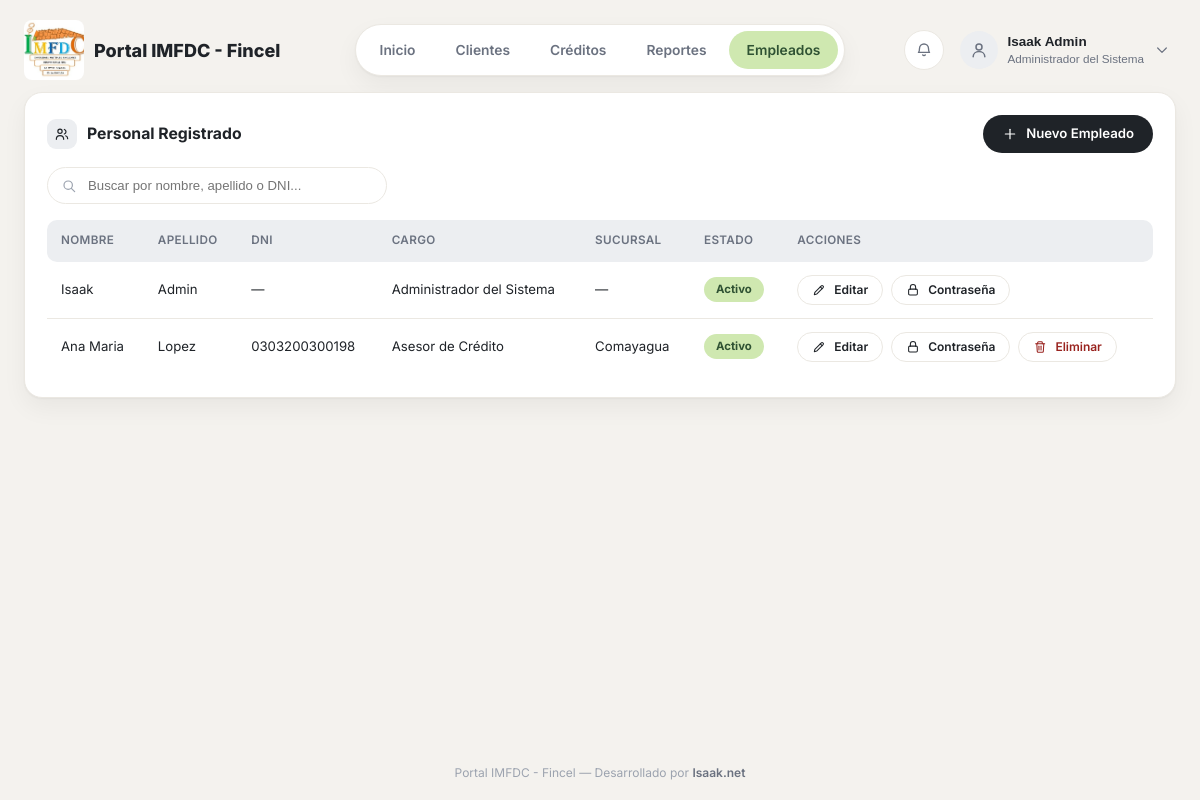
/empleados/ (signed in), run on an earlier commit of the app's database.
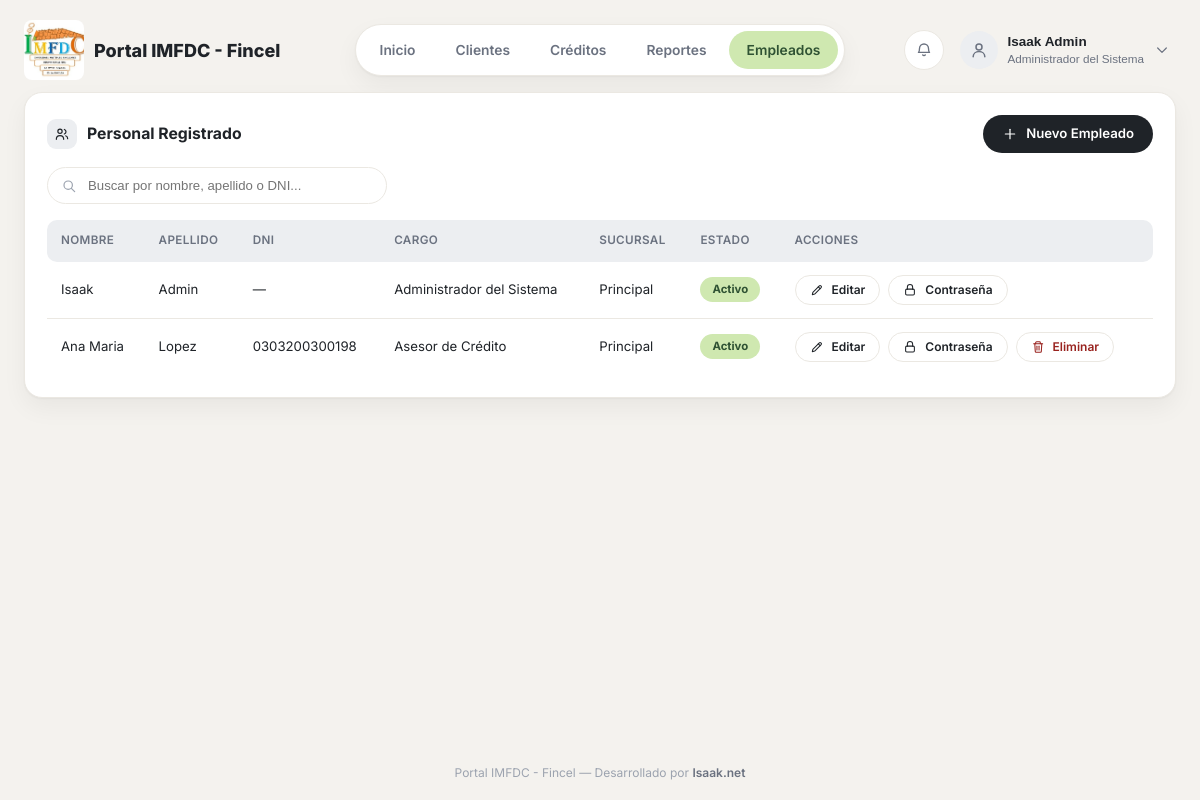
And on a later commit of the database.
### empleados/models.py (models this page shows, shortened)
class Empleado(models.Model):
    CARGO_ASESOR = 'ASESOR'
    CARGO_ANALISTA = 'ANALISTA'
    CARGO_GERENTE = 'GERENTE'
    CARGO_CAJERO = 'CAJERO'
    CARGO_ADMIN = 'ADMIN'
    CARGO_CHOICES = [
        (CARGO_ASESOR, 'Asesor de Crédito'),
        (CARGO_ANALISTA, 'Analista de Crédito'),
        (CARGO_GERENTE, 'Gerente / Comité de Crédito'),
        (CARGO_CAJERO, 'Cajero'),
        (CARGO_ADMIN, 'Administrador del Sistema'),
    ]
    CARGO_PERMISOS = {
        CARGO_ASESOR: {'crear_cliente', 'crear_credito'},
        CARGO_ANALISTA: {'crear_cliente', 'crear_credito', 'evaluar'},
        CARGO_GERENTE: {'evaluar', 'aprobar', 'rechazar'},
        CARGO_CAJERO: {'desembolsar', 'cobrar'},
        CARGO_ADMIN: {
            'crear_cliente', 'crear_credito', 'evaluar', 'aprobar',
            'rechazar', 'desembolsar', 'cobrar',
        },
    }
    user = models.OneToOneField(
        settings.AUTH_USER_MODEL,
        on_delete=models.SET_NULL,
        null=True,
        blank=True,
        related_name='empleado',
    )
    nombre = models.CharField(max_length=100)
    apellido = models.CharField(max_length=100)
    dni = models.CharField('DNI', max_length=20, unique=True, null=True, blank=True)
    cargo = models.CharField(max_length=20, choices=CARGO_CHOICES, default=CARGO_ASESOR)
    telefono = models.CharField(max_length=20, blank=True)
    correo = models.EmailField(blank=True)
    sucursal = models.CharField(max_length=100, blank=True)
    activo = models.BooleanField('Estado Activo', default=True)
    salario = models.DecimalField(max_digits=10, decimal_places=2, null=True, blank=True)
    created_at = models.DateTimeField(auto_now_add=True)
    update_at = models.DateTimeField(auto_now=True)
    class Meta:
        verbose_name = 'Empleado'
        verbose_name_plural = 'Empleados'

### empleados/views.py (the view)
# urls.py: path('empleados/', empleados_views.lista_empleados, name='lista'), # Se ve en: http://127.0.0.1:8000/empleados/
@login_required
def lista_empleados(request):
    q = request.GET.get('q', '').strip()
    empleados = Empleado.objects.all() # Trae todos los empleados de la DB
    if q:
        empleados = empleados.filter(
            Q(nombre__icontains=q) | Q(apellido__icontains=q) | Q(dni__icontains=q)
        )
    return render(request, 'empleados/lista.html', {'empleados': empleados, 'q': q})

### empleados/context_processors.py (called while the page is built)
def notificaciones(request):
    if not request.user.is_authenticated:
        return {}
    empleado = getattr(request.user, 'empleado', None)
    if empleado is None:
        return {}
    return {
        'notificaciones_recientes': empleado.notificaciones.all()[:8],
        'notificaciones_no_leidas': empleado.notificaciones.filter(leida=False).count(),
    }

### empleados/templates/empleados/lista.html (shortened to what this page needs)
{% extends 'base.html' %}
{% block content %}
<div class="card">
    <div class="card-actions-row">
        <div class="card-title" style="margin-bottom: 0;">
            <span class="icon-badge-sm">{% include 'partials/_icon.html' with name='users' size=16 %}</span>
            Personal Registrado
        </div>
        {% if request.user.empleado.cargo == 'ADMIN' %}
        <a href="{% url 'empleado_crear' %}" class="btn btn-dark">
            {% include 'partials/_icon.html' with name='plus' size=16 %}Nuevo Empleado
        </a>
        {% endif %}
    </div>
    <form method="GET" class="search-form">
        <span class="search-icon">{% include 'partials/_icon.html' with name='search' size=16 %}</span>
        <input type="search" name="q" value="{{ q }}" placeholder="Buscar por nombre, apellido o DNI...">
    </form>
    {% if empleados %}
        <div class="table-wrap">
        <table class="data-table">
            <thead>
                <tr>
                    <th>Nombre</th>
                    <th>Apellido</th>
                    <th>DNI</th>
                    <th>Cargo</th>
                    <th>Sucursal</th>
                    <th>Estado</th>
                    {% if request.user.empleado.cargo == 'ADMIN' %}<th>Acciones</th>{% endif %}
                </tr>
            </thead>
            <tbody>
                {% for emp in empleados %}
                    <tr>
                        <td>{{ emp.nombre }}</td>
                        <td>{{ emp.apellido }}</td>
                        <td>{{ emp.dni|default:'—' }}</td>
                        <td>{{ emp.get_cargo_display }}</td>
                        <td>{{ emp.sucursal|default:'—' }}</td>
                        <td>
                            {% if emp.activo %}
                                <span class="badge badge-success">Activo</span>
                            {% else %}
                                <span class="badge badge-danger">Inactivo</span>
                            {% endif %}
                        </td>
                        {% if request.user.empleado.cargo == 'ADMIN' %}
                        <td>
                            <div style="display:flex; gap:8px; flex-wrap:wrap;">
                                <a href="{% url 'empleado_editar' emp.pk %}" class="btn btn-outline btn-small">
                                    {% include 'partials/_icon.html' with name='edit' size=14 %}Editar
                                </a>
                                {% if emp.user %}
                                <a href="{% url 'empleado_resetear_password' emp.pk %}" class="btn btn-outline btn-small">
                                    {% include 'partials/_icon.html' with name='lock' size=14 %}Contraseña
                                </a>
                                {% endif %}
                                {% if emp.user_id != request.user.id %}
                                <a href="{% url 'empleado_eliminar' emp.pk %}" class="btn btn-outline btn-small" style="color: var(--danger-text);">
                                    {% include 'partials/_icon.html' with name='trash' size=14 %}Eliminar
                                </a>
                                {% endif %}
                            </div>
                        </td>
                        {% endif %}
                    </tr>
                {% endfor %}
            </tbody>
        </table>
        </div>
    {% else %}
        <p class="empty-state">{% if q %}No se encontraron empleados para "{{ q }}".{% else %}No hay empleados registrados aún.{% endif %}</p>
    {% endif %}
</div>
{% endblock %}

What changed in the data, as far as the page shows it:
changed Empleado "Isaak": sucursal "—" → "Principal"
changed Empleado "Ana Maria": sucursal "Comayagua" → "Principal"
